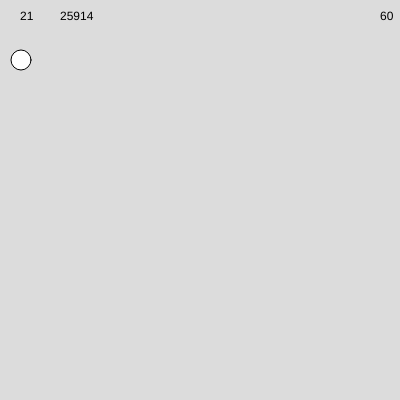
Frame 1 (no input)
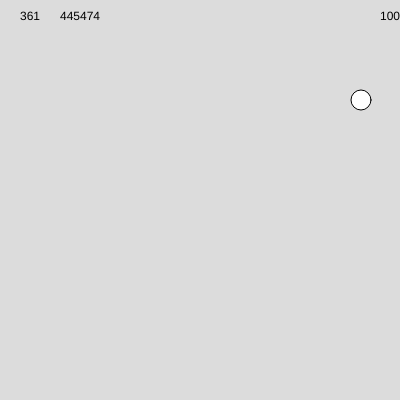
Frame 60 (no input)
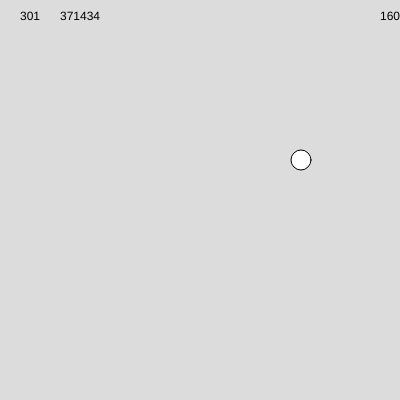
Frame 120 (the mouse pressed at the canvas centre since frame 60)

The p5.js sketch that drew these frames (run headless with seeded random() and noise() and a simulated clock; from frame 60 on, the mouse is pressed at the canvas centre):

// p5.js sketch
// ── sketch.js

let speed = 20 // Set the speed of the circle.




let x = 1;
let y = 1;
let a = 1
let b = 60

function setup() {
  createCanvas(400, 400);
}

function draw() {
  background(220);
  y = y + speed
  x = y * 1234
  a = y
  text(b, 380, 20)
  text(y, 20, 20)
  text(x, 60, 20)
  circle(a, b, 20)
  if (a > 420) {
    y = 1;
    b += 20;
  }
  if (b > 420) {
    b = 60
  }
}
